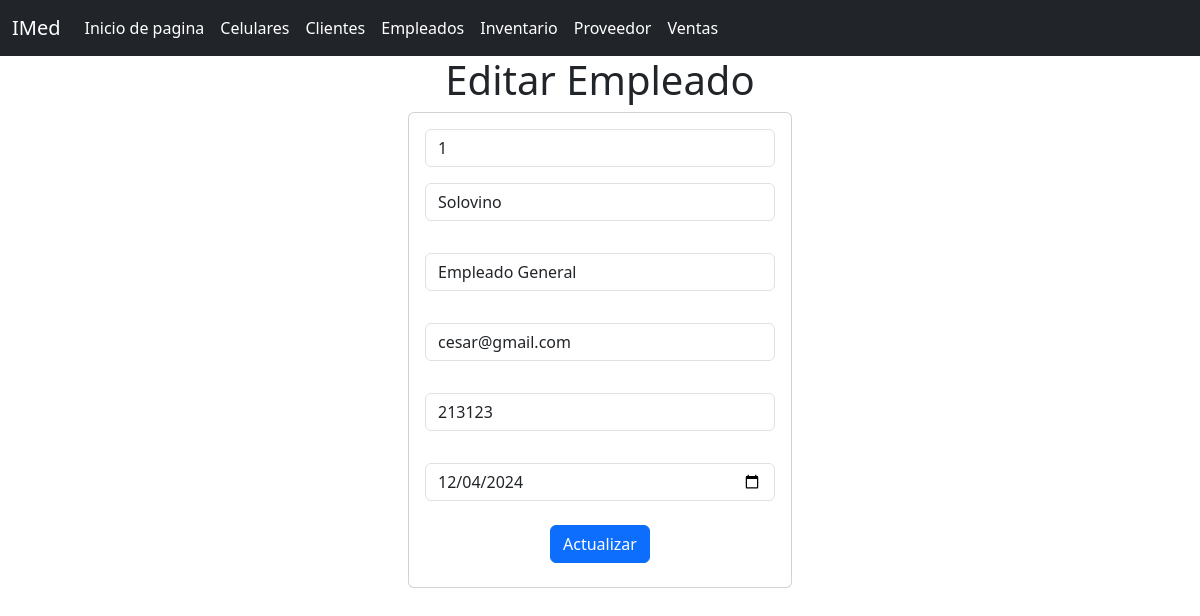
The page /empleado_app/seleccionarEmpleado/1 on the database its author committed.
### empleado_app/models.py (models this page shows, shortened)
class Empleado(models.Model):
    id_empleado=models.IntegerField()
    nombre=models.CharField(max_length=50)
    cargo=models.CharField(max_length=50)
    correoelectronico=models.CharField(max_length=50)
    telefono=models.IntegerField()
    fechacontratacion=models.DateField()

### empleado_app/views.py (the view)
# urls.py: path("seleccionarEmpleado/<id_empleado>",views.seleccionarEmpleado,name="seleccionarEmpleado"),
def seleccionarEmpleado(request, id_empleado):
    empleado = Empleado.objects.get(id_empleado=id_empleado)
    return render(request, "editarEmpleados.html", {"misempleados": empleado})

### empleado_app/templates/editarEmpleados.html (shortened to what this page needs)
{% extends "base.html" %}
{% block cuerpo %}
<div class="row">
  <div class="col-md-4 offset-md-4">
      <h1>Editar Empleado</h1>
      <div class="card">
          <div class="card-body">
              <form action="{% url 'editarEmpleado' %}" method="POST">
                  <div class="form-group">
                      <input type="text" id="txtid" name="txtid" class="form-control" value="{{ misempleados.id_empleado }}" readonly required>
                  </div>
                  <div class="form-group py-3">
                      <input type="text" id="txtnombre" name="txtnombre" class="form-control" value="{{ misempleados.nombre }}" maxlength="50" required>
                  </div>
                  <div class="form-group py-3">
                      <input type="text" id="txtcargo" name="txtcargo" class="form-control" value="{{ misempleados.cargo }}" maxlength="50" required>
                  </div>
                  <div class="form-group py-3">
                      <input type="text" id="txtcorreoelectronico" name="txtcorreoelectronico" class="form-control" value="{{ misempleados.correoelectronico }}" maxlength="50" required>
                  </div>
                  <div class="form-group py-3">
                      <input type="number" id="numtelefono" name="numtelefono" class="form-control" value="{{ misempleados.telefono }}" required>
                  </div>
                  <div class="form-group py-3">
                    <input type="date" id="datefechacontratacion" name="datefechacontratacion" class="form-control" value="{{ misempleados.fechacontratacion|date:'Y-m-d' }}" required>
                  </div>
                  <div class="form-group py-2">
                      <button type="submit" class="btn btn-primary">Actualizar</button>
                  </div>
              </form>
          </div>
      </div>
  </div>
</div>
{% endblock %}

### rows shown on the page
Empleado: txtid "1", txtnombre "Solovino", txtcargo "Empleado General", txtcorreoelectronico "cesar@gmail.com", numtelefono "213123", datefechacontratacion "12/04/2024"
